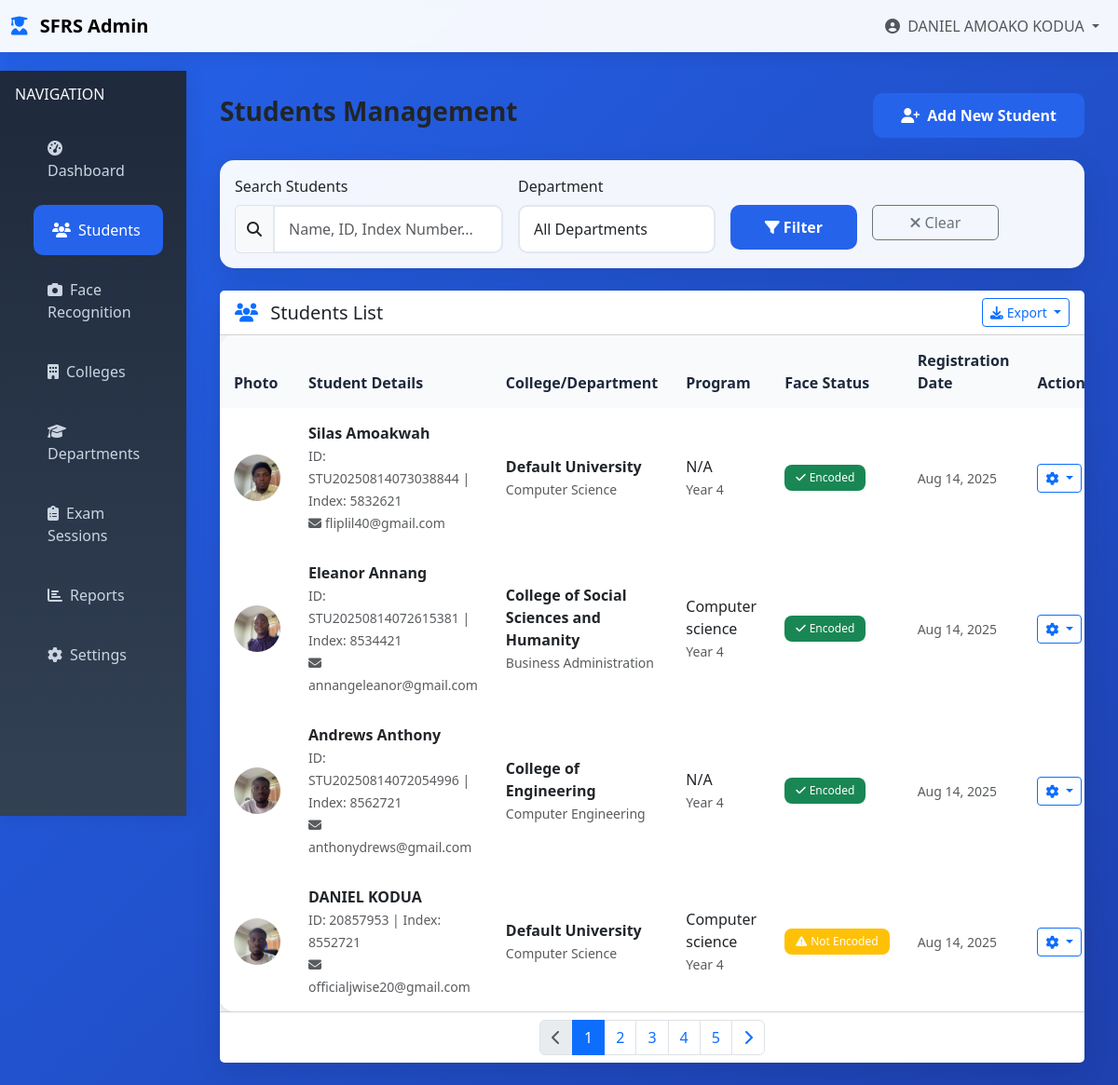
Page /students (signed in) on the committed database.
### tables this page shows
CREATE TABLE students (
            id INTEGER PRIMARY KEY AUTOINCREMENT,
            student_id TEXT UNIQUE NOT NULL,
            index_number TEXT UNIQUE NOT NULL,
            first_name TEXT NOT NULL,
            middle_name TEXT,
            last_name TEXT NOT NULL,
            email TEXT UNIQUE,
            phone TEXT,
            date_of_birth DATE,
            gender TEXT,
            address TEXT,
            emergency_contact TEXT,
            emergency_phone TEXT,
            college_id INTEGER,
            department_id INTEGER,
            program TEXT,
            year_of_study INTEGER,
            admission_year INTEGER,
            photo_path TEXT,
            face_encoding TEXT,
            status TEXT DEFAULT 'active',
            created_by INTEGER,
            created_at TIMESTAMP DEFAULT CURRENT_TIMESTAMP,
            updated_at TIMESTAMP DEFAULT CURRENT_TIMESTAMP, academic_year_id INTEGER,
            FOREIGN KEY (college_id) REFERENCES colleges (id),
            FOREIGN KEY (department_id) REFERENCES departments (id),
            FOREIGN KEY (created_by) REFERENCES admins (id)
        );

CREATE TABLE colleges (
            id INTEGER PRIMARY KEY AUTOINCREMENT,
            name TEXT NOT NULL UNIQUE,
            code TEXT NOT NULL UNIQUE,
            address TEXT,
            phone TEXT,
            email TEXT,
            established_year INTEGER,
            logo_path TEXT,
            status TEXT DEFAULT 'active',
            created_at TIMESTAMP DEFAULT CURRENT_TIMESTAMP
        );

CREATE TABLE departments (
            id INTEGER PRIMARY KEY AUTOINCREMENT,
            college_id INTEGER,
            name TEXT NOT NULL,
            code TEXT NOT NULL,
            head_name TEXT,
            email TEXT,
            phone TEXT,
            status TEXT DEFAULT 'active',
            created_at TIMESTAMP DEFAULT CURRENT_TIMESTAMP,
            FOREIGN KEY (college_id) REFERENCES colleges (id),
            UNIQUE(college_id, code)
        );

### enhanced_app.py (the view)
@app.route('/students')
@login_required
def students_list():
    search = request.args.get('search', '')
    department = request.args.get('department', '')
    page = int(request.args.get('page', 1))
    per_page = 20
    conn = get_db_connection()
    query = '''
        SELECT s.*, c.name as college_name, d.name as department_name
        FROM students s
        LEFT JOIN colleges c ON s.college_id = c.id
        LEFT JOIN departments d ON s.department_id = d.id
        WHERE 1=1
    '''
    params = []
    if search:
        query += ' AND (s.first_name LIKE ? OR s.last_name LIKE ? OR s.student_id LIKE ?)'
        search_param = f'%{search}%'
        params.extend([search_param, search_param, search_param])
    if department:
        query += ' AND s.department_id = ?'
        params.append(department)
    query += ' ORDER BY s.created_at DESC LIMIT ? OFFSET ?'
    params.extend([per_page, (page-1) * per_page])
    students = conn.execute(query, params).fetchall()
    departments = conn.execute('SELECT * FROM departments ORDER BY name').fetchall()
    conn.close()
    return render_template('students/list.html',
                         students=students,
                         departments=departments,
                         search=search,
                         current_page=page)

### database.py (called while the page is built)
def get_db_connection():
    conn = sqlite3.connect(DATABASE)
    conn.row_factory = sqlite3.Row
    return conn

### enhanced_app.py (called while the page is built)
def login_required(f):
    @wraps(f)
    def decorated_function(*args, **kwargs):
        if 'admin_id' not in session:
            return redirect(url_for('login'))
        return f(*args, **kwargs)
    return decorated_function

### templates/students/list.html (shortened to what this page needs)
{% extends "enhanced_base.html" %}
{% block content %}
<div class="d-flex justify-content-between align-items-center mb-4">
    <h1 class="h3 fw-bold">Students Management</h1>
    <a href="{{ url_for('add_student') }}" class="btn btn-primary">
        <i class="fas fa-user-plus me-2"></i>Add New Student
    </a>
</div>
<div class="card mb-4">
    <div class="card-body">
        <form method="GET" class="row g-3">
            <div class="col-md-4">
                <label for="search" class="form-label">Search Students</label>
                <div class="input-group">
                    <span class="input-group-text">
                        <i class="fas fa-search"></i>
                    </span>
                    <input type="text" class="form-control" id="search" name="search"
                           value="{{ search }}" placeholder="Name, ID, Index Number...">
                </div>
            </div>
            <div class="col-md-3">
                <label for="department" class="form-label">Department</label>
                <select class="form-control" id="department" name="department">
                    <option value="">All Departments</option>
                </select>
            </div>
            <div class="col-md-2">
                <label class="form-label">&nbsp;</label>
                <div class="d-grid">
                    <button type="submit" class="btn btn-primary">
                        <i class="fas fa-filter me-1"></i>Filter
                    </button>
                </div>
            </div>
            <div class="col-md-2">
                <label class="form-label">&nbsp;</label>
                <div class="d-grid">
                    <a href="{{ url_for('students_list') }}" class="btn btn-outline-secondary">
                        <i class="fas fa-times me-1"></i>Clear
                    </a>
                </div>
            </div>
        </form>
    </div>
</div>
<div class="card">
    <div class="card-header bg-white d-flex justify-content-between align-items-center">
        <h5 class="card-title mb-0">
            <i class="fas fa-users text-primary me-2"></i>
            Students List
        </h5>
        <div class="dropdown">
            <button class="btn btn-outline-primary dropdown-toggle btn-sm" type="button"
                    data-bs-toggle="dropdown">
                <i class="fas fa-download me-1"></i>Export
            </button>
        </div>
    </div>
    <div class="card-body p-0">
        {% if students %}
        <div class="table-responsive">
            <table class="table table-hover mb-0">
                <thead>
                    <tr>
                        <th>Photo</th>
                        <th>Student Details</th>
                        <th>College/Department</th>
                        <th>Program</th>
                        <th>Face Status</th>
                        <th>Registration Date</th>
                        <th>Actions</th>
                    </tr>
                </thead>
                <tbody>
                    {% for student in students %}
                    <tr>
                        <td>
                            {% if student.photo_path %}
                                <img src="{{ url_for('static', filename=student.photo_path.replace('static/', '')) }}"
                                     alt="Student Photo" class="rounded-circle" width="50" height="50"
                                     style="object-fit: cover;">
                            {% else %}
                                <div class="bg-light rounded-circle d-flex align-items-center justify-content-center"
                                     style="width: 50px; height: 50px;">
                                    <i class="fas fa-user text-muted"></i>
                                </div>
                            {% endif %}
                        </td>
                        <td>
                            <div class="fw-bold">{{ student.first_name }} {{ student.last_name }}</div>
                            <small class="text-muted">
                                ID: {{ student.student_id }} | Index: {{ student.index_number }}
                            </small>
                            {% if student.email %}
                            <br><small class="text-muted">
                                <i class="fas fa-envelope me-1"></i>{{ student.email }}
                            </small>
                            {% endif %}
                        </td>
                        <td>
                            <div class="fw-bold">{{ student.college_name or 'N/A' }}</div>
                            <small class="text-muted">{{ student.department_name or 'N/A' }}</small>
                        </td>
                        <td>
                            <div>{{ student.program or 'N/A' }}</div>
                            {% if student.year_of_study %}
                            <small class="text-muted">Year {{ student.year_of_study }}</small>
                            {% endif %}
                        </td>
                        <td>
                            {% if student.face_encoding %}
                                <span class="badge bg-success">
                                    <i class="fas fa-check me-1"></i>Encoded
                                </span>
                            {% else %}
                                <span class="badge bg-warning">
                                    <i class="fas fa-exclamation-triangle me-1"></i>Not Encoded
                                </span>
                            {% endif %}
                        </td>
                        <td>
                            <small class="text-muted student-date" data-date="{{ student.created_at }}">
                            </small>
                        </td>
                        <td>
                            <div class="dropdown">
                                <button class="btn btn-sm btn-outline-primary dropdown-toggle"
                                        type="button" data-bs-toggle="dropdown">
                                    <i class="fas fa-cog"></i>
                                </button>
                            </div>
                        </td>
                    </tr>
                    {% endfor %}
                </tbody>
            </table>
        </div>
        <div class="card-footer bg-white">
            <nav>
                <ul class="pagination justify-content-center mb-0">
                    <li class="page-item {% if current_page <= 1 %}disabled{% endif %}">
                        <a class="page-link" href="?page={{ current_page - 1 }}&search={{ search }}&department={{ request.args.get('department', '') }}">
                            <i class="fas fa-chevron-left"></i>
                        </a>
                    </li>
                    {% for page_num in range(1, 6) %}
                        <li class="page-item {% if page_num == current_page %}active{% endif %}">
                            <a class="page-link" href="?page={{ page_num }}&search={{ search }}&department={{ request.args.get('department', '') }}">
                                {{ page_num }}
                            </a>
                        </li>
                    {% endfor %}
                    <li class="page-item">
                        <a class="page-link" href="?page={{ current_page + 1 }}&search={{ search }}&department={{ request.args.get('department', '') }}">
                            <i class="fas fa-chevron-right"></i>
                        </a>
                    </li>
                </ul>
            </nav>
        </div>
        {% endif %}
    </div>
</div>
{% endblock %}

### templates/enhanced_base.html (shortened to what this page needs)
<!DOCTYPE html>
<html lang="en">
<head>
    <link href="https://cdn.jsdelivr.net/npm/bootstrap@5.3.0/dist/css/bootstrap.min.css" rel="stylesheet">
    <link href="https://cdnjs.cloudflare.com/ajax/libs/font-awesome/6.4.0/css/all.min.css" rel="stylesheet">
</head>
<body>
    {% if session.admin_id %}
    <nav class="navbar navbar-expand-lg fixed-top">
        <div class="container-fluid">
            <a class="navbar-brand fw-bold" href="{{ url_for('dashboard') }}">
                <i class="fas fa-user-graduate text-primary me-2"></i>
                SFRS Admin
            </a>
            <div class="collapse navbar-collapse" id="navbarNav">
                <ul class="navbar-nav ms-auto">
                    <li class="nav-item dropdown">
                        <a class="nav-link dropdown-toggle" href="#" role="button" data-bs-toggle="dropdown">
                            <i class="fas fa-user-circle me-1"></i>
                            {{ session.admin_name }}
                        </a>
                    </li>
                </ul>
            </div>
        </div>
    </nav>
    <div class="container-fluid" style="margin-top: 76px;">
        <div class="row">
            <div class="col-md-3 col-lg-2 px-0">
                <div class="sidebar">
                    <div class="p-3">
                        <h6 class="text-light mb-3">NAVIGATION</h6>
                        <nav class="nav flex-column">
                            <a class="nav-link" href="{{ url_for('dashboard') }}">
                                <i class="fas fa-tachometer-alt me-2"></i>Dashboard
                            </a>
                            <a class="nav-link" href="{{ url_for('students_list') }}">
                                <i class="fas fa-users me-2"></i>Students
                            </a>
                            <a class="nav-link" href="{{ url_for('verify_face') }}">
                                <i class="fas fa-camera me-2"></i>Face Recognition
                            </a>
                            <a class="nav-link" href="#">
                                <i class="fas fa-building me-2"></i>Colleges
                            </a>
                            <a class="nav-link" href="#">
                                <i class="fas fa-graduation-cap me-2"></i>Departments
                            </a>
                            <a class="nav-link" href="#">
                                <i class="fas fa-clipboard-list me-2"></i>Exam Sessions
                            </a>
                            <a class="nav-link" href="#">
                                <i class="fas fa-chart-bar me-2"></i>Reports
                            </a>
                            <a class="nav-link" href="#">
                                <i class="fas fa-cog me-2"></i>Settings
                            </a>
                        </nav>
                    </div>
                </div>
            </div>
            <div class="col-md-9 col-lg-10">
                <div class="p-4">
                    {% endif %}
                    {% block content %}{% endblock %}
                    {% if session.admin_id %}
                </div>
            </div>
        </div>
    </div>
    {% endif %}
</body>
</html>

### templates/enhanced_base.html (style rules this page uses)
:root { --primary-color: #2563eb; --secondary-color: #1e40af; --success-color: #059669; --warning-color: #d97706; --danger-color: #dc2626; --info-color: #0891b2; --light-color: #f8fafc; --dark-color: #1e293b; }
body { background: linear-gradient(135deg, var(--primary-color), var(--secondary-color)); min-height: 100vh; font-family: 'Segoe UI', Tahoma, Geneva, Verdana, sans-serif; }
.navbar { background: rgba(255, 255, 255, 0.95); backdrop-filter: blur(10px); box-shadow: 0 2px 20px rgba(0, 0, 0, 0.1); }
.card { border: none; border-radius: 15px; box-shadow: 0 10px 30px rgba(0, 0, 0, 0.1); backdrop-filter: blur(10px); background: rgba(255, 255, 255, 0.95); }
.btn-primary { background: var(--primary-color); border: none; border-radius: 10px; padding: 12px 30px; font-weight: 600; transition: all 0.3s ease; }
.form-control { border: 2px solid #e2e8f0; border-radius: 10px; padding: 12px 15px; transition: all 0.3s ease; }
.sidebar { background: linear-gradient(180deg, var(--dark-color), #334155); min-height: 100vh; box-shadow: 2px 0 20px rgba(0, 0, 0, 0.1); }
.sidebar .nav-link { color: #cbd5e1; padding: 15px 20px; margin: 5px 15px; border-radius: 10px; transition: all 0.3s ease; }
.sidebar .nav-link:hover, .sidebar .nav-link.active { background: var(--primary-color); color: white; transform: translateX(5px); }
.table { background: white; border-radius: 15px; overflow: hidden; box-shadow: 0 5px 15px rgba(0, 0, 0, 0.1); }
.table th { background: var(--light-color); border: none; padding: 15px; font-weight: 600; color: var(--dark-color); }
.table td { border: none; padding: 15px; vertical-align: middle; }
.badge { padding: 8px 12px; border-radius: 8px; font-weight: 500; }

### rows in the picture
students: admin_name "DANIEL AMOAKO KODUA", photo_path (picture), first_name "DANIEL", last_name "KODUA", student_id "20857953", index_number "8552721", email "officialjwise20@gmail.com", name "Default University", name "Computer Science", program "Computer science", year_of_study "4", shows "Not Encoded"
students: photo_path (picture), first_name "Silas", last_name "Amoakwah", student_id "STU20250814073038844", index_number "5832621", email "fliplil40@gmail.com", name "Default University", name "Computer Science", program "N/A", year_of_study "4", shows "Encoded"
students: photo_path (picture), first_name "Eleanor", last_name "Annang", student_id "STU20250814072615381", index_number "8534421", email "annangeleanor@gmail.com", name "College of Social Sciences and Humanity", name "Business Administration", program "Computer science", year_of_study "4", shows "Encoded"
students: photo_path (picture), first_name "Andrews", last_name "Anthony", student_id "STU20250814072054996", index_number "8562721", email "anthonydrews@gmail.com", name "College of Engineering", name "Computer Engineering", program "N/A", year_of_study "4", shows "Encoded"

### other values in the picture
{{ page_num }} "1" "2" "3" "4" "5"
